Frame 1 (no input): blank canvas, image omitted
Frame 60 (no input): blank canvas, image omitted
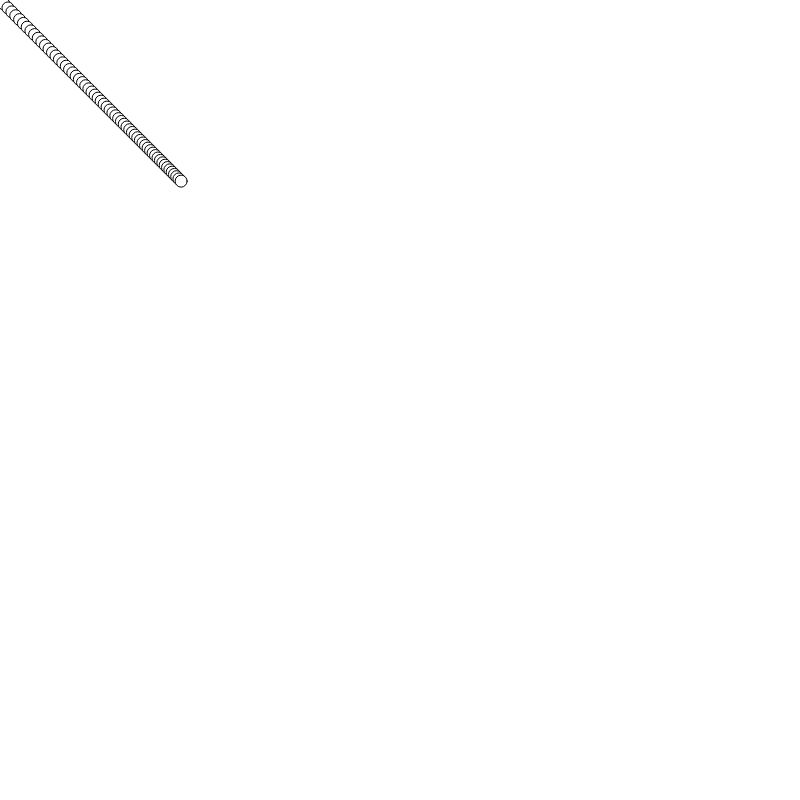
Frame 120 (the mouse pressed at the canvas centre since frame 60)

The p5.js sketch whose frames 1 and 60 were blank and that drew this single picture after the mouse press (run headless with seeded random() and noise() and a simulated clock; from frame 60 on, the mouse is pressed at the canvas centre):

// p5.js sketch
// ── sketch.js
let x = 0;
let y = 0;
let easing = 0.01;


function setup() {
  createCanvas(800,800);
}

function draw() {
  let targetX = mouseX;
  let targetY = mouseY;
  x += (targetX - x) * easing;
  y += (targetY - y) * easing;
  ellipse(x, y, 12, 12);
  console.log(targetX + " : " + x);

}
